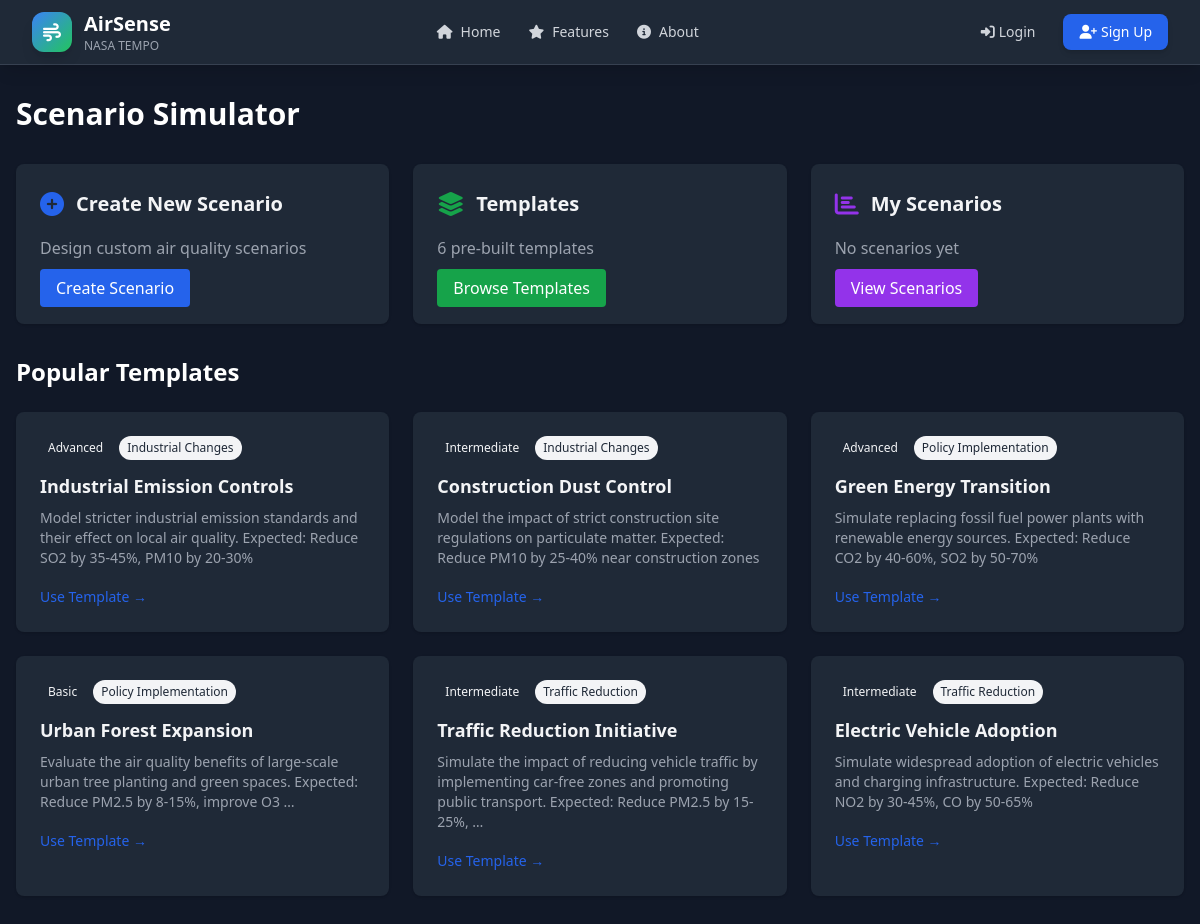
Screenshot of /scenario-simulator/ with the database file from the repository.
### scenario_simulator/models.py (models this page shows, shortened)
class ScenarioTemplate(models.Model):
    SCENARIO_TYPES = [
        ('wildfire', 'Wildfire Impact'),
        ('traffic', 'Traffic Reduction'),
        ('industrial', 'Industrial Changes'),
        ('weather', 'Weather Pattern Changes'),
        ('policy', 'Policy Implementation'),
        ('seasonal', 'Seasonal Variations'),
        ('custom', 'Custom Scenario'),
    ]
    COMPLEXITY_CHOICES = [
        ('basic', 'Basic'),
        ('intermediate', 'Intermediate'),  # 12 characters
        ('advanced', 'Advanced'),
    ]
    name = models.CharField(max_length=200)
    description = models.TextField()
    scenario_type = models.CharField(max_length=20, choices=SCENARIO_TYPES)
    default_parameters = models.JSONField(default=dict)  # Default simulation parameters
    complexity_level = models.CharField(
        max_length=12,  # updated to fit longest choice
        choices=COMPLEXITY_CHOICES,
        default='basic'
    )
    is_public = models.BooleanField(default=True)
    created_by = models.ForeignKey(User, on_delete=models.CASCADE, null=True, blank=True)
    created_at = models.DateTimeField(auto_now_add=True)
    updated_at = models.DateTimeField(auto_now=True)

### scenario_simulator/views.py (the view, shortened to what this page needs)
# urls.py: path('', views.simulator_dashboard, name='dashboard'),
def simulator_dashboard(request):
    popular_templates = ScenarioTemplate.objects.filter(
        is_public=True
    ).order_by('scenario_type')[:6]
    user_scenarios = None
    recent_results = None
    context = {
        'title': 'Scenario Simulator',
        'popular_templates': popular_templates,
        'user_scenarios': user_scenarios,
        'recent_results': recent_results,
    }
    return render(request, 'scenario_simulator/dashboard.html', context)

### scenario_simulator/templates/scenario_simulator/dashboard.html (shortened to what this page needs)
{% extends 'base.html' %}
{% block content %}
<div class="min-h-screen bg-gray-50 dark:bg-gray-900 py-8">
    <div class="max-w-7xl mx-auto px-4">
        <h1 class="text-3xl font-bold text-gray-900 dark:text-white mb-8">Scenario Simulator</h1>
        <div class="grid grid-cols-1 md:grid-cols-3 gap-6 mb-8">
            <div class="bg-white dark:bg-gray-800 rounded-lg shadow p-6">
                <div class="flex items-center mb-4">
                    <i class="fas fa-plus-circle text-blue-600 text-2xl mr-3"></i>
                    <h2 class="text-xl font-semibold">Create New Scenario</h2>
                </div>
                <p class="text-gray-600 dark:text-gray-400 mb-4">Design custom air quality scenarios</p>
                <a href="{% url 'scenario_simulator:create' %}" class="bg-blue-600 text-white px-4 py-2 rounded hover:bg-blue-700">Create Scenario</a>
            </div>
            <div class="bg-white dark:bg-gray-800 rounded-lg shadow p-6">
                <div class="flex items-center mb-4">
                    <i class="fas fa-layer-group text-green-600 text-2xl mr-3"></i>
                    <h2 class="text-xl font-semibold">Templates</h2>
                </div>
                <p class="text-gray-600 dark:text-gray-400 mb-4">{{ popular_templates.count }} pre-built templates</p>
                <a href="{% url 'scenario_simulator:templates' %}" class="bg-green-600 text-white px-4 py-2 rounded hover:bg-green-700">Browse Templates</a>
            </div>
            <div class="bg-white dark:bg-gray-800 rounded-lg shadow p-6">
                <div class="flex items-center mb-4">
                    <i class="fas fa-chart-bar text-purple-600 text-2xl mr-3"></i>
                    <h2 class="text-xl font-semibold">My Scenarios</h2>
                </div>
                <p class="text-gray-600 dark:text-gray-400 mb-4">{% if user_scenarios %}{{ user_scenarios.count }} scenarios{% else %}No scenarios yet{% endif %}</p>
                <a href="{% url 'scenario_simulator:my_scenarios' %}" class="bg-purple-600 text-white px-4 py-2 rounded hover:bg-purple-700">View Scenarios</a>
            </div>
        </div>
        <div class="mb-8">
            <h2 class="text-2xl font-bold text-gray-900 dark:text-white mb-6">Popular Templates</h2>
            <div class="grid grid-cols-1 md:grid-cols-2 lg:grid-cols-3 gap-6">
                {% for template in popular_templates %}
                <div class="bg-white dark:bg-gray-800 rounded-lg shadow p-6 hover:shadow-lg transition-shadow">
                    <div class="flex items-center mb-3">
                        <span class="px-2 py-1 bg-{{ template.complexity_level|default:'blue' }}-100 text-{{ template.complexity_level|default:'blue' }}-800 text-xs rounded-full mr-2">
                            {{ template.get_complexity_level_display }}
                        </span>
                        <span class="px-2 py-1 bg-gray-100 text-gray-800 text-xs rounded-full">
                            {{ template.get_scenario_type_display }}
                        </span>
                    </div>
                    <h3 class="text-lg font-semibold mb-2">{{ template.name }}</h3>
                    <p class="text-gray-600 dark:text-gray-400 text-sm mb-4">{{ template.description|truncatewords:20 }}</p>
                    <a href="{% url 'scenario_simulator:create_from_template' template.id %}" class="text-blue-600 hover:text-blue-800 text-sm font-medium">
                        Use Template →
                    </a>
                </div>
                {% empty %}
                <div class="col-span-3 text-center py-8">
                    <p class="text-gray-500">No templates available yet.</p>
                </div>
                {% endfor %}
            </div>
        </div>
    </div>
</div>
{% endblock %}

### static/css/theme.css (style rules this page uses)
:root { --primary: #3b82f6; --primary-hover: #2563eb; --secondary: #10b981; --secondary-hover: #059669; --accent: #8b5cf6; --danger: #ef4444; --warning: #f59e0b; --success: #10b981; --gray-50: #f9fafb; --gray-100: #f3f4f6; --gray-200: #e5e7eb; --gray-300: #d1d5db; --gray-400: #9ca3af; --gray-500: #6b7280; --gray-600: #4b5563; --gray-700: #374151; --gray-800: #1f2937; --gray-900: #111827; }
:root { --bg: #0f172a; --card: #0b1220; --text: #f1f5f9; --muted: #cbd5e1; --border: #475569; --hover: #111827; }
body { background-color: var(--bg); color: var(--text); transition: background-color 0.3s ease, color 0.3s ease; }
html { color-scheme: dark; }
* { transition: background-color 0.3s ease, color 0.3s ease, border-color 0.3s ease; }

### rows the page displays
ScenarioTemplate: complexity_level "Advanced", scenario_type "Industrial Changes", name "Industrial Emission Controls", description "Model stricter industrial emission standards and their effect on local air quality. Expected: Reduce SO2 by 35-45%, PM10 by 20-30%"
ScenarioTemplate: complexity_level "Intermediate", scenario_type "Industrial Changes", name "Construction Dust Control", description "Model the impact of strict construction site regulations on particulate matter. Expected: Reduce PM10 by 25-40% near construction zones"
ScenarioTemplate: complexity_level "Advanced", scenario_type "Policy Implementation", name "Green Energy Transition", description "Simulate replacing fossil fuel power plants with renewable energy sources. Expected: Reduce CO2 by 40-60%, SO2 by 50-70%"
ScenarioTemplate: complexity_level "Basic", scenario_type "Policy Implementation", name "Urban Forest Expansion", description "Evaluate the air quality benefits of large-scale urban tree planting and green spaces. Expected: Reduce PM2.5 by 8-15%, improve O3 …"
ScenarioTemplate: complexity_level "Intermediate", scenario_type "Traffic Reduction", name "Traffic Reduction Initiative", description "Simulate the impact of reducing vehicle traffic by implementing car-free zones and promoting public transport. Expected: Reduce PM2.5 by 15-25%, …"
ScenarioTemplate: complexity_level "Intermediate", scenario_type "Traffic Reduction", name "Electric Vehicle Adoption", description "Simulate widespread adoption of electric vehicles and charging infrastructure. Expected: Reduce NO2 by 30-45%, CO by 50-65%"

### other values shown
{{ popular_templates.count }} "6"
